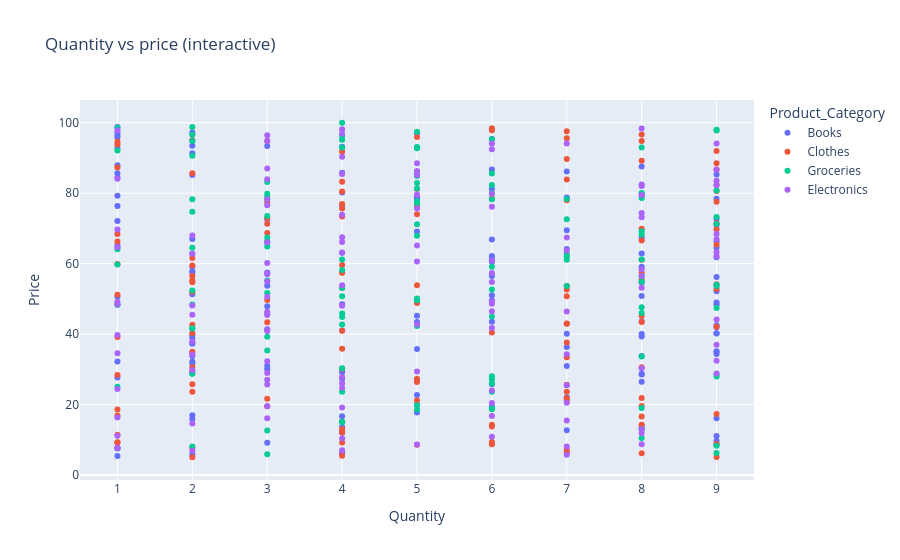

Notebook cell for this chart:
### Markdown cell above
## 3 · Plotly

### Code cell
import plotly.express as px
fig = px.scatter(df, x='Quantity', y='Price', color='Product_Category',
                 hover_data=['User_ID', 'Product_ID'], title='Quantity vs price (interactive)')
fig.show()

### Figure 1 — Plotly figure (JSON) as saved in the notebook; plotly's stock layout.template omitted (floating-point values rounded to 4 significant figures; data arrays with more than 128 entries replaced by an {"elided": "..."} marker saying what was removed)
{"data": [{"customdata": {"elided": "133x2 int values"}, "hovertemplate": "Product_Category=Books<br>Quantity=%{x}<br>Price=%{y}<br>User_ID=%{customdata[0]}<br>Product_ID=%{customdata[1]}<extra></extra>", "legendgroup": "Books", "marker": {"color": "#636efa", "symbol": "circle"}, "mode": "markers", "name": "Books", "orientation": "v", "showlegend": true, "type": "scatter", "x": {"elided": "133 int values"}, "xaxis": "x", "y": {"elided": "133 float values"}, "yaxis": "y"}, {"customdata": {"elided": "128x2 int values"}, "hovertemplate": "Product_Category=Clothes<br>Quantity=%{x}<br>Price=%{y}<br>User_ID=%{customdata[0]}<br>Product_ID=%{customdata[1]}<extra></extra>", "legendgroup": "Clothes", "marker": {"color": "#EF553B", "symbol": "circle"}, "mode": "markers", "name": "Clothes", "orientation": "v", "showlegend": true, "type": "scatter", "x": [4, 9, 9, 2, 7, 5, 4, 8, 8, 8, 5, 5, 1, 5, 8, 3, 3, 2, 1, 2, 2, 7, 4, 4, 2, 8, 1, 4, 9, 8, 7, 1, 6, 4, 2, 1, 4, 7, 7, 1, 5, 8, 7, 4, 9, 6, 4, 1, 9, 9, 9, 1, 8, 9, 2, 3, 8, 4, 1, 5, 4, 3, 3, 7, 5, 6, 4, 5, 2, 1, 7, 2, 8, 6, 7, 1, 4, 5, 5, 7, 2, 7, 5, 9, 4, 3, 2, 9, 8, 8, 9, 2, 8, 9, 4, 2, 3, 2, 1, 3, 8, 1, 7, 4, 9, 3, 2, 9, 6, 4, 8, 2, 6, 7, 7, 7, 4, 7, 1, 9, 6, 8, 2, 2, 8, 6, 7, 7], "xaxis": "x", "y": [57.5, 52.83, 54.13, 5.068, 6.404, 76.8, 40.95, 14.28, 96.63, 89.18, 74.05, 81.21, 87.3, 21.14, 55.46, 49.71, 71.31, 56.47, 68.39, 34.69, 85.69, 7.121, 80.46, 53.09, 42.64, 16.66, 94.59, 9.268, 86.73, 94.81, 53.69, 28.41, 40.48, 12.12, 34.99, 9.224, 30.17, 23.68, 89.67, 66.26, 8.588, 19.64, 21.81, 59.64, 65.41, 97.87, 73.35, 16.94, 71.46, 42.13, 80.63, 51.15, 61.14, 5.106, 23.69, 72.98, 43.44, 83.22, 93.8, 53.89, 15.15, 68.69, 77.44, 50.76, 95.91, 8.724, 75.66, 27.37, 7.763, 18.59, 37.63, 55.28, 30.61, 9.406, 52.67, 11.49, 5.468, 76.56, 26.45, 25.66, 61.62, 95.59, 48.87, 69.75, 76.96, 94.79, 40.27, 91.99, 79.17, 66.61, 82.39, 59.46, 45.12, 17.32, 13.0, 52.0, 43.39, 54.7, 39.19, 21.7, 57.42, 9.339, 21.05, 35.87, 8.802, 19.52, 30.62, 77.57, 13.77, 57.4, 21.85, 29.52, 78.51, 42.96, 33.44, 43.05, 91.82, 77.98, 59.92, 88.52, 14.3, 6.223, 95.01, 25.75, 69.93, 98.39, 83.86, 97.6], "yaxis": "y"}, {"customdata": {"elided": "118x2 int values"}, "hovertemplate": "Product_Category=Groceries<br>Quantity=%{x}<br>Price=%{y}<br>User_ID=%{customdata[0]}<br>Product_ID=%{customdata[1]}<extra></extra>", "legendgroup": "Groceries", "marker": {"color": "#00cc96", "symbol": "circle"}, "mode": "markers", "name": "Groceries", "orientation": "v", "showlegend": true, "type": "scatter", "x": [8, 6, 2, 4, 1, 4, 3, 5, 7, 4, 8, 9, 5, 9, 1, 4, 8, 2, 5, 5, 6, 2, 3, 4, 3, 5, 1, 5, 6, 3, 6, 1, 9, 6, 4, 6, 5, 9, 8, 5, 5, 2, 5, 4, 9, 2, 6, 7, 5, 3, 2, 8, 1, 6, 9, 5, 8, 3, 9, 5, 8, 7, 3, 3, 6, 8, 3, 2, 6, 4, 2, 8, 5, 4, 8, 8, 9, 2, 9, 2, 8, 6, 2, 3, 2, 6, 5, 5, 9, 4, 3, 5, 8, 7, 9, 5, 7, 4, 9, 4, 6, 1, 3, 1, 7, 3, 5, 6, 3, 1, 3, 4, 4, 2, 4, 8, 5, 8], "xaxis": "x", "y": [79.88, 26.03, 52.36, 23.66, 7.572, 44.89, 66.42, 49.76, 62.09, 15.01, 78.67, 80.74, 93.11, 6.296, 92.13, 45.86, 45.97, 90.66, 77.57, 19.83, 18.7, 96.57, 55.19, 99.99, 12.63, 18.59, 25.07, 77.23, 59.13, 67.44, 78.31, 59.78, 53.67, 85.57, 95.19, 79.96, 42.31, 73.22, 92.97, 77.15, 97.44, 8.144, 82.9, 96.29, 47.44, 78.24, 52.64, 78.35, 49.61, 35.34, 48.4, 19.06, 48.36, 27.2, 97.97, 50.11, 68.27, 79.82, 53.98, 81.36, 33.63, 62.72, 83.16, 39.26, 44.99, 61.16, 73.51, 74.71, 18.94, 42.73, 41.65, 80.08, 71.2, 61.16, 56.4, 13.01, 8.324, 94.84, 27.99, 28.78, 69.2, 95.31, 98.8, 51.68, 41.6, 28.04, 92.77, 77.7, 28.52, 15.17, 5.889, 92.96, 54.9, 61.14, 97.76, 67.9, 53.68, 50.72, 71.27, 53.09, 23.67, 64.07, 57.47, 98.54, 72.57, 79.08, 84.89, 82.33, 64.87, 48.38, 78.27, 58.19, 92.98, 64.53, 30.3, 47.6, 86.0, 10.55], "yaxis": "y"}, {"customdata": {"elided": "121x2 int values"}, "hovertemplate": "Product_Category=Electronics<br>Quantity=%{x}<br>Price=%{y}<br>User_ID=%{customdata[0]}<br>Product_ID=%{customdata[1]}<extra></extra>", "legendgroup": "Electronics", "marker": {"color": "#ab63fa", "symbol": "circle"}, "mode": "markers", "name": "Electronics", "orientation": "v", "showlegend": true, "type": "scatter", "x": [6, 3, 3, 8, 4, 9, 4, 9, 6, 3, 5, 8, 8, 6, 8, 9, 4, 8, 1, 3, 8, 4, 8, 2, 5, 6, 3, 3, 6, 1, 2, 3, 6, 2, 1, 1, 3, 6, 9, 1, 6, 3, 3, 7, 4, 3, 8, 1, 1, 2, 7, 7, 1, 3, 8, 3, 2, 2, 1, 4, 5, 4, 2, 7, 4, 1, 9, 7, 8, 8, 7, 4, 3, 7, 9, 6, 6, 3, 9, 4, 8, 6, 8, 3, 3, 6, 9, 3, 9, 5, 2, 4, 4, 5, 4, 2, 1, 7, 5, 6, 7, 4, 3, 6, 1, 7, 5, 5, 5, 9, 5, 1, 3, 3, 3, 1, 4, 6, 4, 9, 9], "xaxis": "x", "y": [20.43, 27.07, 54.96, 13.0, 67.53, 63.3, 73.91, 82.26, 54.78, 87.02, 75.64, 8.726, 56.52, 10.9, 82.07, 37.02, 19.15, 30.33, 11.19, 25.72, 53.16, 26.07, 74.35, 14.63, 79.63, 76.15, 19.51, 50.58, 23.99, 48.42, 34.19, 28.99, 41.72, 37.82, 64.63, 84.13, 32.28, 16.76, 86.67, 16.37, 92.45, 76.54, 41.32, 25.52, 66.18, 78.28, 11.88, 69.71, 24.42, 6.913, 46.41, 34.32, 39.78, 56.96, 79.46, 45.45, 67.99, 29.81, 7.655, 98.16, 60.63, 10.41, 48.12, 20.51, 85.47, 7.603, 94.12, 15.47, 82.48, 98.33, 67.43, 7.059, 94.81, 63.72, 62.17, 79.81, 60.9, 46.35, 68.43, 63.14, 58.4, 57.33, 73.2, 83.95, 40.88, 94.13, 83.55, 16.1, 44.19, 85.15, 62.8, 90.32, 27.86, 42.7, 48.05, 45.52, 34.57, 5.752, 8.712, 46.47, 8.108, 53.89, 66.04, 48.61, 7.839, 94.07, 29.37, 86.27, 65.13, 66.95, 88.52, 49.16, 96.43, 60.2, 57.4, 97.88, 96.83, 49.24, 24.82, 28.81, 32.47], "yaxis": "y"}], "layout": {"legend": {"title": {"text": "Product_Category"}, "tracegroupgap": 0}, "title": {"text": "Quantity vs price (interactive)"}, "xaxis": {"anchor": "y", "domain": [0.0, 1.0], "title": {"text": "Quantity"}}, "yaxis": {"anchor": "x", "domain": [0.0, 1.0], "title": {"text": "Price"}}}}
